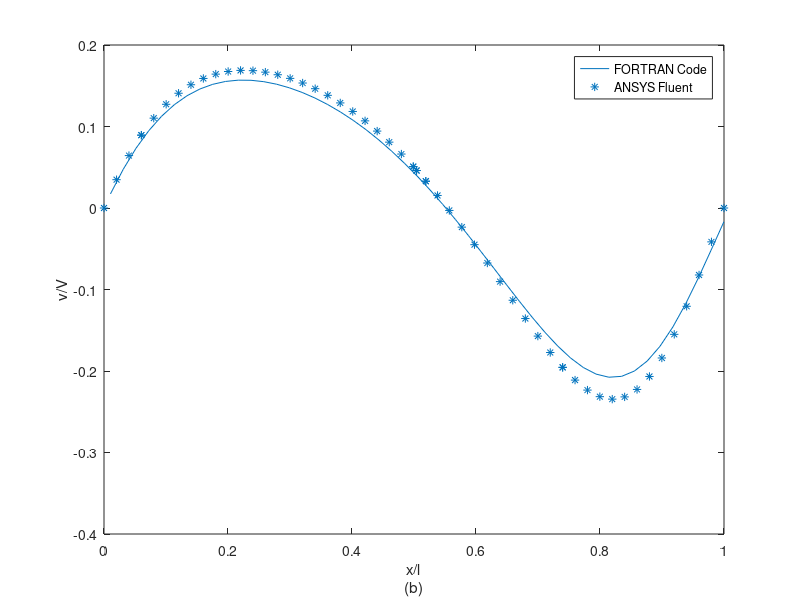

MATLAB code to generate this figure:
format long g
v_n= dlmread('v_n.txt', '', 0, 0);
v_ansys= dlmread('v_ansys100.txt', '', 0, 0);
v_n(:,1)=(v_n(:,1));
plot(v_n(:,2),-v_n(:,1))
hold on
scatter(v_ansys(:,1),v_ansys(:,2),'*')
%title('Validation for Vertical Velocity','fontsize',15)
legend({'FORTRAN Code','ANSYS Fluent'},'Location','northeast')
xlabel({'x/l', '(b)'}) 
ylabel('v/V')